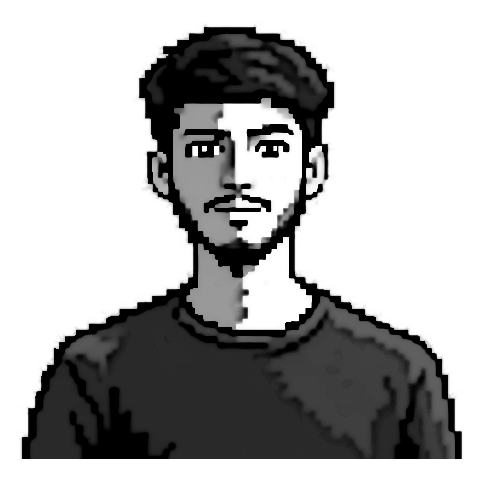
#> input picture source-prepped.png, 481 x 481 px
$ python make_ascii_svg.py
#> lines starting #> are read from the running program, lines starting #| are printed output that depends on the picture
#!/usr/bin/env python3
"""
Convert a portrait photo into a CLEAN, monochrome ASCII-art SVG that "types"
itself in like a terminal, then holds.

Monochrome is deliberate -- per-character rainbow color makes ASCII look noisy.
One fill color + a good density ramp + high contrast (so background washes out to blank)
reads as neat, legible, and striking.

GitHub renders SVGs embedded via <img> and runs their SMIL animations.
Each row is revealed with a left-to-right clip wipe plus a small block cursor
riding the wipe edge, staggered top -> bottom, so the whole portrait prints once and freezes.
"""
import html
import os
import sys
from PIL import Image, ImageEnhance, ImageFilter

HERE = os.path.dirname(os.path.abspath(__file__))
DEFAULT_SRC = os.path.join(HERE, "..", "source-prepped.png")
DEFAULT_OUT = os.path.join(HERE, "..", "ahan-ascii.svg")

SRC = sys.argv[1] if len(sys.argv) > 1 else DEFAULT_SRC
OUT = sys.argv[2] if len(sys.argv) > 2 else DEFAULT_OUT

# Columns determine character resolution across ART_W
COLS = int(os.environ.get("COLS", 140))
ART_W_TARGET = 800
CELL_W = ART_W_TARGET / COLS
CELL_H = CELL_W * 15 / 8
ROWS = round(COLS * 8 / 15)
RAMP = " .`:-=+*cs#%@"  # bright(sparse) -> dark(dense); leading space clears bg

CONTRAST = 1.08
BRIGHTNESS = 1.0
GAMMA = 1.15
SHARPEN = False
WHITE_FLOOR = 0.82    # luminance above this is forced to blank space

PAD = 20
TITLEBAR_H = 30
STATUS_H = 30
ART_W = COLS * CELL_W
ART_H = ROWS * CELL_H
CANVAS_W = 840
CANVAS_H = 880

BG = "#0d1117"
BG2 = "#111722"
FRAME = "#30363d"
TITLE_TEXT = "#7d8590"
INK = "#c9d1d9"       # single monochrome ascii color
CURSOR = "#c9d1d9"

# reveal timing: raster sweep down over ~5.5s
TOTAL_PRINT_TIME = 5.5
ROW_DUR = TOTAL_PRINT_TIME / ROWS
STAGGER = ROW_DUR

STATIC = bool(os.environ.get("STATIC"))


def generate_ascii_svg():
    if not os.path.exists(SRC):
        print(f"Error: {SRC} does not exist. Run prep_photo.py first.", file=sys.stderr)
        sys.exit(1)

    # 1. Sample image into grayscale character grid
    im = Image.open(SRC).convert("L")
#> im is the input picture: PIL image 481x481 L; min 0, max 255, mean 173.3
    if SHARPEN:
        im = im.filter(ImageFilter.UnsharpMask(radius=2, percent=140, threshold=2))
    im = ImageEnhance.Brightness(im).enhance(BRIGHTNESS)
    im = ImageEnhance.Contrast(im).enhance(CONTRAST)
    im = im.resize((COLS, ROWS), Image.Resampling.LANCZOS)
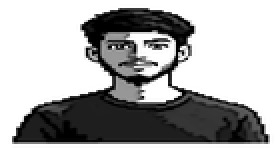
#> im: PIL image 140x75 L (shown 2 times larger); min 0, max 255, mean 170.6
    px = im.load()

    rows_txt = []
    for y in range(ROWS):
        chars = []
        for x in range(COLS):
            lum = px[x, y] / 255.0
            lum = pow(lum, GAMMA)
            if lum >= WHITE_FLOOR:
                chars.append(" ")
                continue
            idx = int((1.0 - lum) * (len(RAMP) - 1) + 0.5)
            idx = max(0, min(len(RAMP) - 1, idx))
            chars.append(RAMP[idx])
        rows_txt.append("".join(chars))
#> after the loop, rows_txt = 75 items

    art_x = (CANVAS_W - ART_W) / 2
    art_top = TITLEBAR_H + ((CANVAS_H - TITLEBAR_H - STATUS_H - ART_H) / 2)

    parts = [
        f'<svg xmlns="http://www.w3.org/2000/svg" width="{CANVAS_W}" height="{CANVAS_H}" '
        f'viewBox="0 0 {CANVAS_W} {CANVAS_H}" font-family="ui-monospace, SFMono-Regular, Menlo, Consolas, monospace">',
        '<defs>'
        f'<linearGradient id="bg" x1="0" y1="0" x2="0" y2="1">'
        f'<stop offset="0" stop-color="{BG2}"/><stop offset="1" stop-color="{BG}"/>'
        f'</linearGradient></defs>',
        f'<rect width="{CANVAS_W}" height="{CANVAS_H}" rx="12" fill="url(#bg)"/>',
        f'<rect x="0.5" y="0.5" width="{CANVAS_W-1}" height="{CANVAS_H-1}" rx="12" fill="none" stroke="{FRAME}" stroke-width="1"/>',
        f'<line x1="0" y1="{TITLEBAR_H}" x2="{CANVAS_W}" y2="{TITLEBAR_H}" stroke="{FRAME}"/>',
    ]

    for i, dotcol in enumerate(["#ff5f56", "#ffbd2e", "#27c93f"]):
        parts.append(f'<circle cx="{PAD + i*16}" cy="{TITLEBAR_H/2}" r="5" fill="{dotcol}"/>')
    parts.append(f'<text x="{CANVAS_W/2}" y="{TITLEBAR_H/2 + 4}" fill="{TITLE_TEXT}" font-size="12" '
                 f'text-anchor="middle">ahan@github: ~$ ./portrait.sh</text>')

    font_size = CELL_H * 0.86
    for ry, line in enumerate(rows_txt):
        y = art_top + ry * CELL_H + CELL_H * 0.74
        row_y = art_top + ry * CELL_H
        delay = ry * STAGGER
        safe = html.escape(line)
        text = (f'<text xml:space="preserve" x="{art_x:.1f}" y="{y:.1f}" fill="{INK}" '
                f'font-size="{font_size:.1f}" textLength="{ART_W:.1f}" lengthAdjust="spacing">{safe}</text>')

        if STATIC:
            parts.append(text)
            continue

        parts.append(
            f'<clipPath id="r{ry}"><rect x="{art_x:.1f}" y="{row_y:.1f}" height="{CELL_H:.1f}" width="0">'
            f'<animate attributeName="width" from="0" to="{ART_W:.1f}" begin="{delay:.3f}s" '
            f'dur="{ROW_DUR:.2f}s" fill="freeze"/></rect></clipPath>'
        )
        parts.append(f'<g clip-path="url(#r{ry})">{text}</g>')
        parts.append(
            f'<rect y="{row_y+1:.1f}" width="{CELL_W:.1f}" height="{CELL_H-2:.1f}" fill="{CURSOR}" opacity="0">'
            f'<animate attributeName="x" from="{art_x:.1f}" to="{art_x+ART_W:.1f}" begin="{delay:.3f}s" '
            f'dur="{ROW_DUR:.2f}s" fill="freeze"/>'
            f'<set attributeName="opacity" to="0.85" begin="{delay:.3f}s"/>'
            f'<set attributeName="opacity" to="0" begin="{delay+ROW_DUR:.3f}s"/></rect>'
        )
#> this loop made 75 passes
#> (y, row_y, delay) on passes 1 to 12: (46.14, 38.21, 0), (56.86, 48.93, 0.0733), (67.57, 59.64, 0.147), (78.29, 70.36, 0.22), (89, 81.07, 0.293), (99.71, 91.79, 0.367), (110.4, 102.5, 0.44), (121.1, 113.2, 0.513), (131.9, 123.9, 0.587), (142.6, 134.6, 0.66), (153.3, 145.4, 0.733), (164, 156.1, 0.807)
#> after the loop, parts = 234 items

    # Status line with blinking cursor
    status_line_y = CANVAS_H - STATUS_H
    status_y = status_line_y + 19
    parts.append(f'<line x1="0" y1="{status_line_y:.1f}" x2="{CANVAS_W}" y2="{status_line_y:.1f}" stroke="{FRAME}"/>')
    prompt_str = "ahan@github:~$ whoami "
    name_str = "Ahan Ghosh"
    parts.append(f'<text x="{PAD}" y="{status_y:.1f}" fill="{TITLE_TEXT}" font-size="13">'
                 f'{prompt_str}<tspan fill="{INK}">{name_str}</tspan></text>')
    status_chars = len(prompt_str + name_str + " ")
    cursor_x = PAD + status_chars * 13 * 0.60
    parts.append(f'<rect x="{cursor_x:.1f}" y="{status_y-12:.1f}" width="8" height="14" fill="{INK}">'
                 f'<animate attributeName="opacity" values="1;1;0;0" keyTimes="0;0.5;0.51;1" '
                 f'dur="1s" repeatCount="indefinite"/></rect>')

    parts.append("</svg>")
    svg = "".join(parts)
    with open(OUT, "w", encoding="utf-8") as f:
        f.write(svg)
    print(f"Wrote {OUT}: {CANVAS_W}x{CANVAS_H}, {len(svg)} bytes")
#| Wrote scripts/../ahan-ascii.svg: 840x880, 57219 bytes


if __name__ == "__main__":
    generate_ascii_svg()
